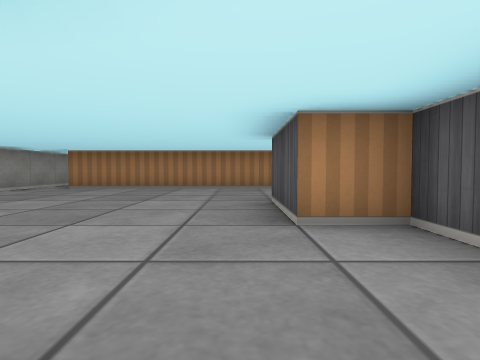
View 1 (above)

24 first-person views from a walk through a cub3D maze. The camera is about half as high as the walls, tilts 2° down and sees 80° across. The floor is counted in squares. Each view is taken from the middle of a square. On the plan, view 1 faces up. The plan holds only what a view shows up to about 9 squares ahead; the rest is blank.

View 2
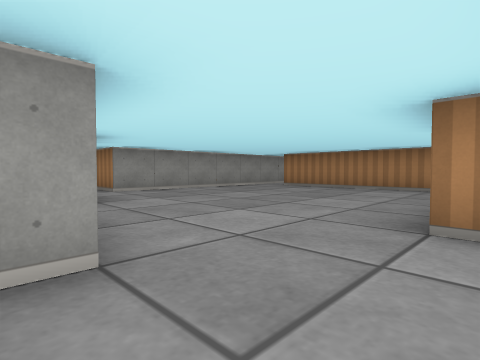

View 3
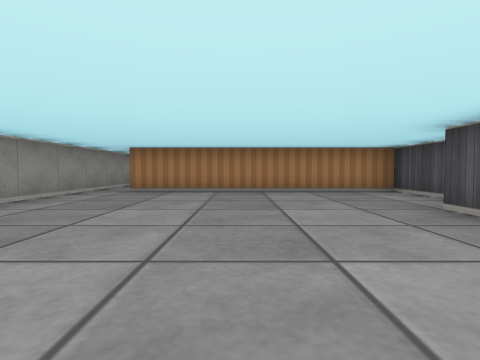

View 4
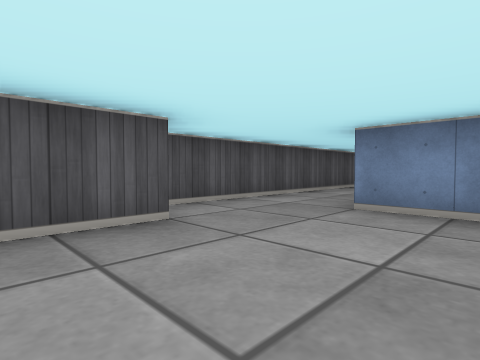

View 5
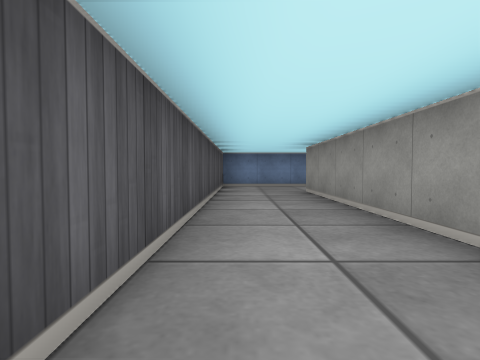

View 6
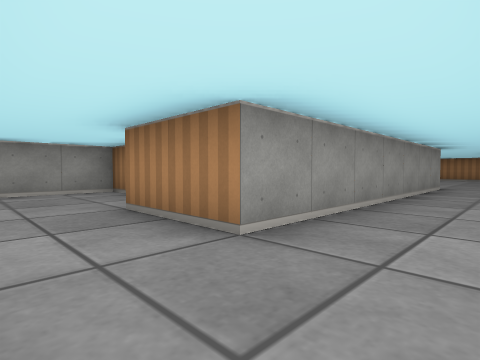

View 7
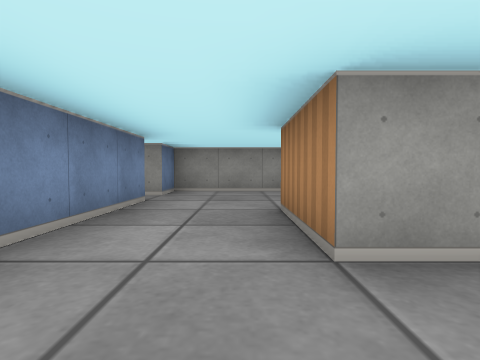

View 8
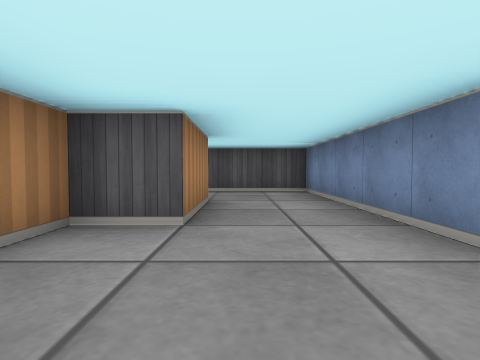

View 9
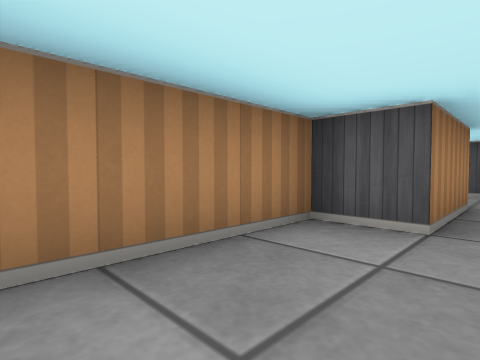

View 10
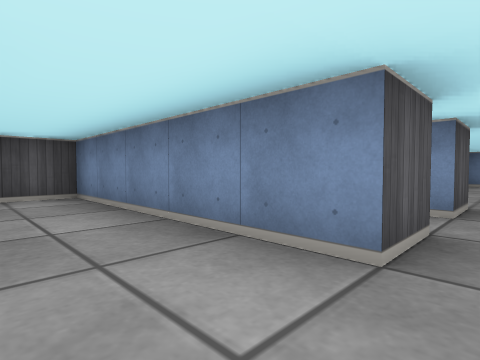

View 11
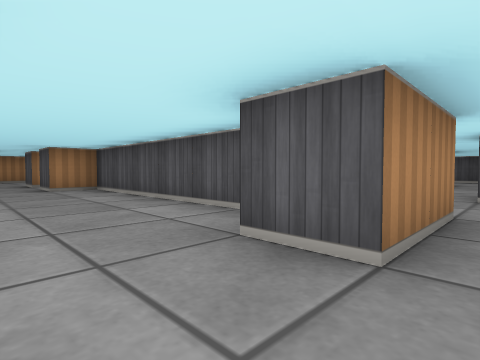

View 12
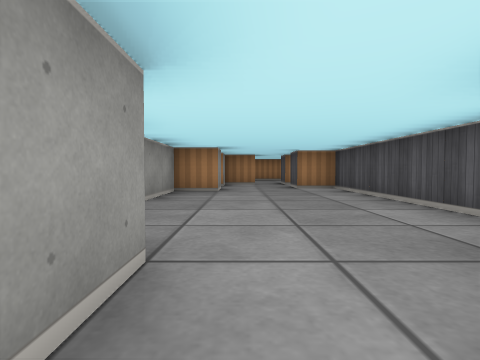

View 13
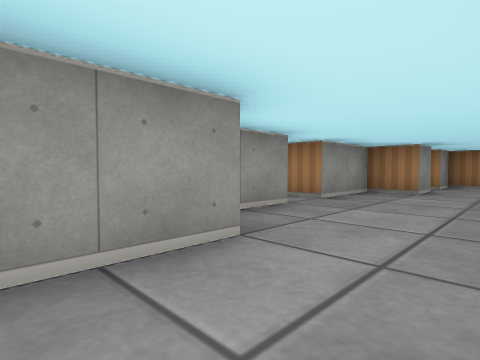

View 14
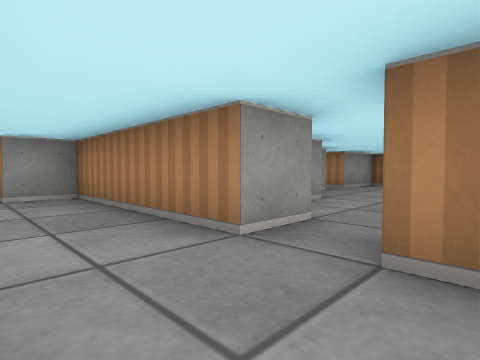

View 15
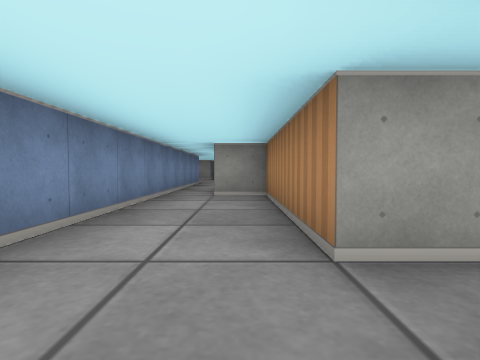

View 16
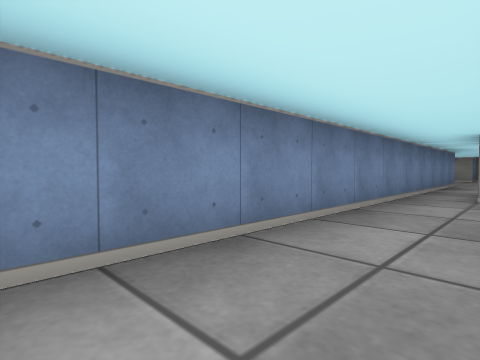

View 17
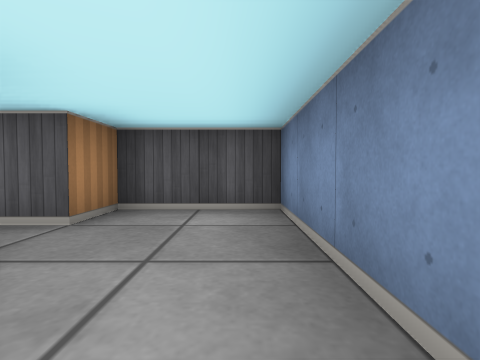

View 18
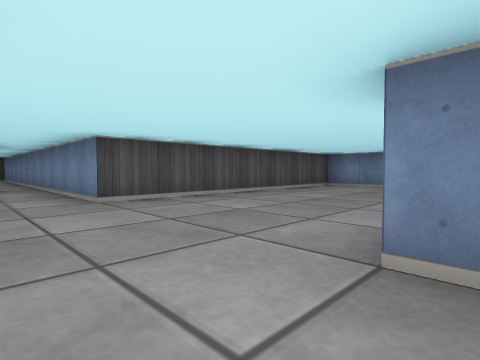

View 19
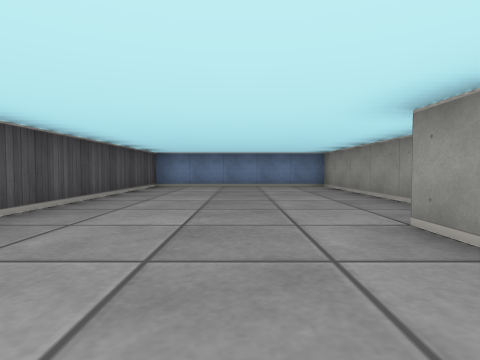

View 20
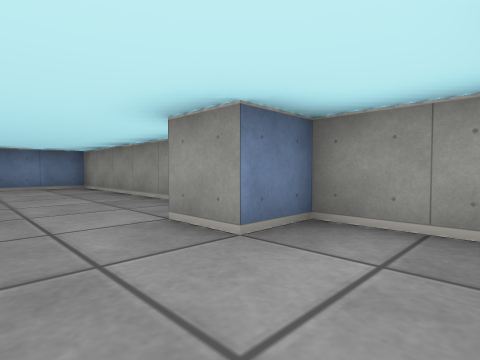

View 21
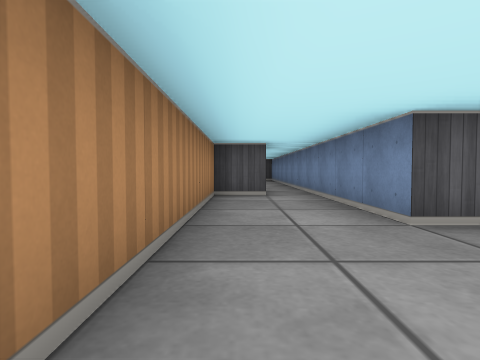

View 22
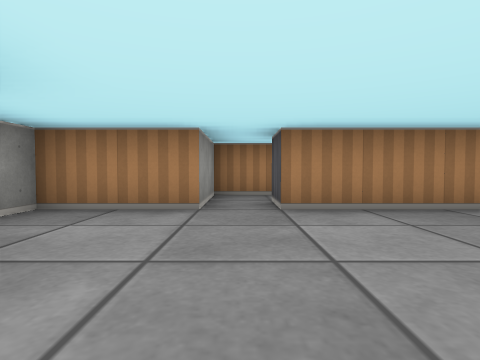

View 23
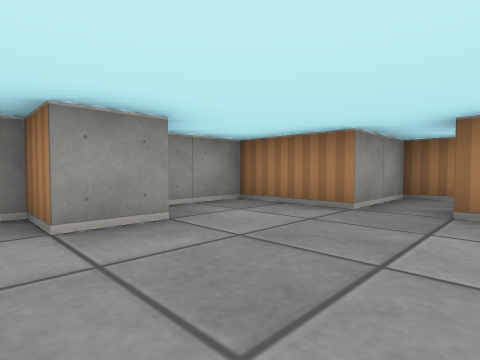

View 24
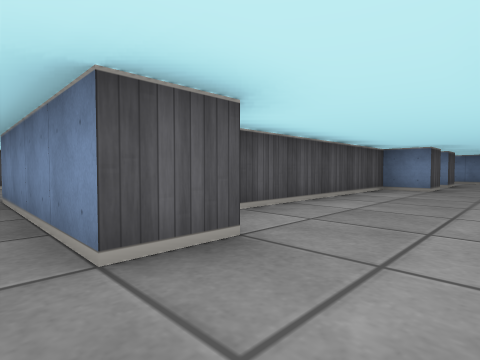

### Floor plan
Points are (right, up) in squares from view 1. A wall is a line through its corners. A room is listed if a view was taken in it or the views show most of it. See-through windows are left out.
Room 1 (views 1, 2, 3, 4, 5, 6, 7, 8, 9, 10)
walls: (-1.8, 0.5) (-0.5, 0.5) (-0.5, -6.5) (-2.5, -6.5) (-2.5, -5.5) (-5.5, -5.5) (-5.5, -8.5) (-4.5, -8.5); (1.5, 5.9) (1.5, 7.5) (-4.5, 7.5); (-3.5, -8.5) (1.5, -8.5) (1.5, 2.5) (0.5, 2.5) (0.5, 4.5); (-5.5, 10) (-5.5, 2.5)
ways out: opening at (-4, -9) to room 5; opening at (-5, 2)
Room 2 (views 11, 12, 13)
walls: (-5.5, -17.5) (-5.5, -19); (-1.4, -18.5) (-3.5, -18.5) (-3.5, -17.5)
ways out: opening at (-4, -20) to room 3; opening at (-4.5, -18) to room 5; opening at (-2.5, -19)
Room 3 (views 14, 15, 16, 17)
walls: (-4.5, -19.4) (-4.5, -20.5) (-8.5, -20.5) (-8.5, -21.5); (-8.5, -22.5) (-2.5, -22.5) (-2.5, -20.5) (-3.5, -20.5) (-3.5, -19.5)
ways out: opening at (-4, -20) to room 2; opening at (-9, -22) to room 4
Room 4 (views 18, 19, 20, 21, 22, 23)
walls: (-16.5, -19.5) (-16.5, -20.5) (-18.5, -20.5) (-18.5, -22.5) (-17.5, -22.5) (-17.5, -23.5) (-18.5, -23.5) (-18.5, -29.5) (-13.5, -29.5) (-13.5, -22.5) (-8.5, -22.5); (-10.5, -21.5) (-10.5, -20.5) (-15.5, -20.5) (-15.5, -19.5)
ways out: opening at (-9, -22) to room 3; opening at (-16, -20) to room 6
Room 5 (view 24)
walls: (-5.5, -11.5) (-5.5, -12.5) (-6.5, -12.5) (-6.5, -14.5); (-3.5, -9.6) (-3.5, -8.5); (-6.5, -15.5) (-6.5, -16.5); (-4.8, -9.5) (-5.5, -9.5) (-5.5, -10.5); (-3.5, -17.5) (-2.5, -17.5) (-2.5, -11.5) (-3.5, -11.5) (-3.5, -10.5) (0.5, -10.5)
ways out: opening at (-4, -9) to room 1; opening at (-4.5, -18) to room 2; opening at (-7, -15); opening at (0, -10)
Room 6 (no view inside)
walls: (-15.4, -18.5) (-16.5, -18.5) (-16.5, -19.5)
ways out: opening at (-16, -20) to room 4; opening at (-15, -19)

Positions as (right, up) in squares from view 1, and headings:
1: (0, 0), facing up
2: (1, 0), facing up-left
3: (-2, 1), facing up
4: (-2, 4), facing down-right
5: (1, 0), facing down
6: (1, -8), facing up-left
7: (1, -7), facing left
8: (-5, -7), facing right
9: (-5, -7), facing up-right
10: (-4, -7), facing down-right
11: (-5, -19), facing up-right
12: (-5, -19), facing up
13: (-4, -19), facing up-left
14: (-3, -22), facing up-left
15: (-3, -21), facing left
16: (-3, -21), facing down-left
17: (-6, -22), facing right
18: (-18, -21), facing down-right
19: (-16, -21), facing down
20: (-16, -21), facing down-left
21: (-16, -21), facing right
22: (-16, -24), facing up
23: (-15, -24), facing up-left
24: (-5, -10), facing down-right
